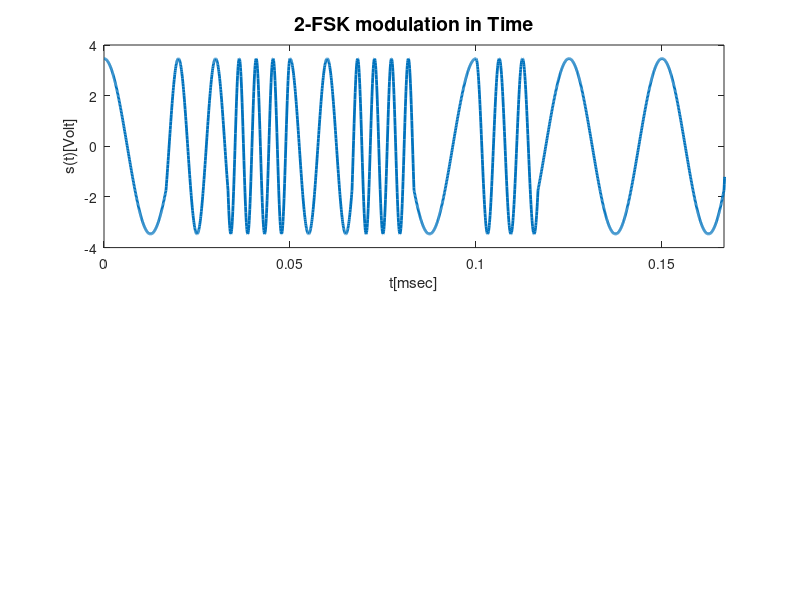

MATLAB code for this plot:
%  function[m,s]=FSK_Mod(M,fc,df,n,E)
n=100;
 M=4;
 fc=40;
 E=0.1;
df=60;
Tsym=1/df;
fs=50*(fc+M*df);
s=[];
t1=[];
m=randi(M,1,n)-1;
for i=1:n
    t=(i-1)*Tsym:1/fs:i*Tsym;
    S_T=sqrt(2*E/Tsym)*cos(2*pi*(fc+m(i)*df)*t);
    s=[s,S_T];
    t1=[t1,t];
end


% figure('Name','MFSK in Time')
% % subplot(2,1,1)
% plot(t1,s)
% xlim([0,20*Tsym])
% xlabel('t[msec]')
% ylabel('s(t)[volt]')
% title([num2str(M),'-FSK modulation in Time']);
% grid
% S_F=abs(fftshift(fft(s)))/length(t1);
% F=-fs/2:fs/(length(t1)-1):fs/2;
subplot(2,1,1),plot(t1,s,'LineWidth' ,2)%plot the symbol on time
xlim([0,10*Tsym])
xlabel('t[msec]')
ylabel('s(t)[Volt]')
title('2-FSK modulation in Time','Fontsize',14)

tt=[];
for k=1:100
 for i=1:234
 
    bits(i+(k-1)*234)=m(k);
 end 
 
end
    
% subplot(2,1,2),plot(t1,bits,'LineWidth' ,2);
% xlim([0,10*Tsym])
% ylim([0,5])
% xlabel('t[msec]')
% ylabel('s(t)[Volt]')
% title('bits in Time','Fontsize',14)
% subplot(2,1,2)
% plot(F,S_F)
% xlabel('f[KHz]')
% 
% ylabel('s(f)[volt]');
% title([num2str(M),'-FSK modulation in Freq']);
% xlim([-80 80]);
% 
% grid
